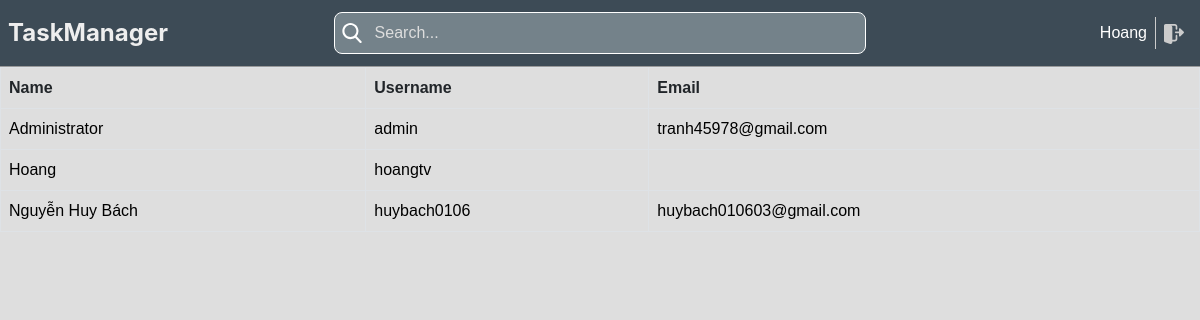
/users/ (signed in), run on the app's committed database.
### task_management/models.py (models this page shows, shortened)
class User(db.Model, UserMixin):
    __tablename__ = 'user'
    id = db.Column(db.Integer, primary_key=True)
    name = db.Column(db.String(100))
    username = db.Column(db.String(100), nullable=False)
    password_hashed = db.Column(db.String(100), nullable=False)
    active = db.Column(db.Boolean, default=True)
    phone = db.Column(db.String(100))
    email = db.Column(db.String(100))
    created_at = db.Column(db.DateTime, default=db.func.current_timestamp())
    updated_at = db.Column(db.DateTime, default=db.func.current_timestamp())
    create_uid = db.Column(db.Integer, default=0)
    write_uid = db.Column(db.Integer, default=0)
    is_admin = db.Column(db.Boolean, default=False)
    db.UniqueConstraint(username, email)
    @property  # Decorator này dùng để tạo ra một thuộc tính giả
    def password(self):
        if self.password_hashed is not None:
            return None
        return self.password

### task_management/user/views.py (the view)
@user_blueprint.route('/', methods=['GET', 'POST'])
def users():
    if not current_user.is_authenticated:
        return redirect(url_for('login'))
    users = User.query.all()
    return render_template('user_list.html', users=users, view_type='list')

### task_management/models.py (called while the page is built)
@login_manager.user_loader
def load_user(user_id):
    return User.query.get(int(user_id))

### task_management/user/templates/user_list.html (shortened to what this page needs)
{% extends 'base.html' %}
{% block content %}
    <table class="table table-bordered table-hover">
        <thead class="thead-dark">
            <tr>
                <th>Name</th>
                <th>Username</th>
                <th>Email</th>
            </tr>
        </thead>
        <tbody>
            {% for user in users %}
                <tr>
                    <td>
                        <a href="{{ url_for('users.user_by_id', user_id=user.id) }}">
                            <div>{{ user.name or '' }}</div>
                        </a>
                    </td>
                    <td>
                        <a href="{{ url_for('users.user_by_id', user_id=user.id) }}">
                            <div>{{ user.username }}</div>
                        </a>
                    </td>
                    <td>
                        <a href="{{ url_for('users.user_by_id', user_id=user.id) }}">
                            <div>{{ user.email or '' }}</div>
                        </a>
                    </td>
                </tr>
            {% endfor %}
        </tbody>
    </table>
{% endblock %}

### task_management/templates/header.html (shortened to what this page needs)
<div class="header"
     style="width: 100%">
    <div class="header-icon">
        <a href="/">
            TaskManager
        </a>
    </div>
    <div class="search-bar">
        <input name="searchbar" id="searchbar"
               class="search-input"
               type="text"
               name=""
               placeholder="Search..." onchange="searchTask(this.value)">
    </div>
    <div class="User d-flex justify-content-end align-items-center" style="flex: 1">
        <span style="margin-left: 10px" style="color: #ccc">
          <a style="color: white" href="/users/{{ current_user.id }}">
                        {{ current_user.name }}
          </a>
        </span>
        <a href="{{ url_for('logout') }}" class="logout">
        </a>
    </div>
</div>

### task_management/static/css/styles.css (style rules this page uses)
body { font-family: Arial, sans-serif; background-color: #dedede; margin: 0; padding: 0; }
a { text-decoration: none; color: black; }

### task_management/static/css/default.css (style rules this page uses)
:root { --sidebar-width: 250px; --header-height: 67px; }
* { box-sizing: border-box; }
.header { display: flex; align-items: center; justify-content: center; padding: 0 8px; background-color: #3d4b56; border-bottom: 1px solid #999; height: 67px; }

### data on the page
User: name "Hoang", username "hoangtv"
User: name "Administrator", username "admin", email "tranh45978@gmail.com"
User: name "Nguyễn Huy Bách", username "huybach0106", email "huybach010603@gmail.com"
